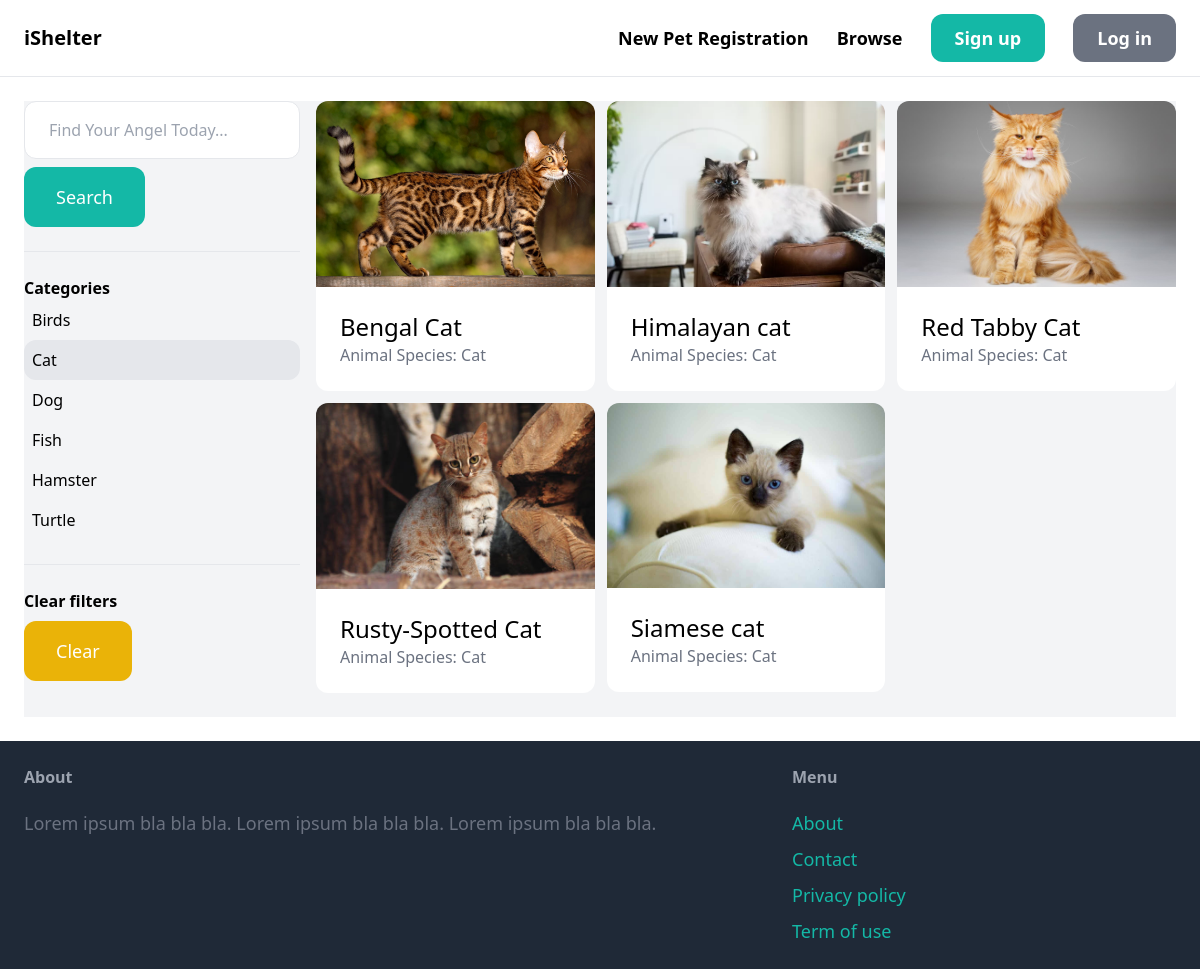
Page /items/?query=&category=2 on the committed database.
### item/models.py (models this page shows, shortened)
class Category(models.Model):
    name = models.CharField(max_length=255)
    class Meta:
            ordering = ('name',)
            verbose_name_plural = 'Categories'
    def __str__(self):
        return self.name

class Item(models.Model):
    category = models.ForeignKey(Category, related_name='items', on_delete=models.CASCADE)
    name = models.CharField(max_length=255)
    description = models.TextField(blank=True, null=True)
    image = models.ImageField(upload_to='item_images', blank=True, null=True)
    is_adopt = models.BooleanField(default=False)
    fostered_by = models.ForeignKey(User, related_name='items',null=True, on_delete=models.CASCADE)
    fostered_at = models.DateTimeField(auto_now_add=True)
    class Meta:
            ordering = ('name',)
            verbose_name_plural = 'Items'

### item/views.py (the view)
# urls.py: path('items/', include('item.urls')),
def items(request):
    query = request.GET.get('query', '')
    category_id = request.GET.get('category', 0)
    categories = Category.objects.all()
    items = Item.objects.filter(is_adopt=False)
    if category_id:
        items = items.filter(category_id=category_id)
    if query:
        items = items.filter(Q(name__icontains=query) | Q(description__icontains=query))
    return render(request, 'item/items.html', {
        'items': items,
        'query': query,
        'categories': categories,
        'category_id': int(category_id)
    })

### item/templates/item/items.html (shortened to what this page needs)
{% extends 'core/base.html' %}
{% block content %}
<div class="pb-6 grid grid-cols-4 gap-4 bg-gray-100">
    <div class="col-span-1">
        <form method="get" action="{% url 'item:items' %}">
            <input name="query" class="w-full py-4 px-6 border rounded-xl" type="text" value="{{ query }}" placeholder="Find Your Angel Today...">
            <button class="mt-2 py-4 px-8 text-lg bg-teal-500 text-white rounded-xl">Search</button>
        </form>
        <hr class="my-6">
        <p class="font-semibold">Categories</p>
        <ul>
            {% for category in categories %}
                <li class="py-2 px-2 rounded-xl{% if category.id == category_id %} bg-gray-200{% endif %}">
                    <a href="{% url 'item:items' %}?query={{ query }}&category={{ category.id }}">{{ category.name }}</a>
                </li>
            {% endfor %}
        </ul>
        <hr class="my-6">
        <p class="font-semibold">Clear filters</p>
        <ul>
            <li><a href="{% url 'item:items' %}" class="mt-2 py-4 px-8 inline-block bg-yellow-500 text-lg rounded-xl text-white">Clear</a>
    </div>
    <div class="col-span-3">
        <div class="grid grid-cols-3 gap-3">
            {% for item in items %}
                <div>
                    <a href="{% url 'item:detail' item.id %}">
                        <div>
                            <img src="{{ item.image.url }}" class="rounded-t-xl">
                        </div>
                        <div class="p-6 bg-white rounded-b-xl">
                            <h2 class="text-2xl">{{ item.name }}</h2>
                            <p class="text-gray-500">Animal Species: {{ item.category }}</p>
                        </div>
                    </a>
                </div>
            {% endfor %}
        </div>
    </div>
</div>
{% endblock %}

### rows in the picture
Category: name "Birds"
Category: name "Cat"
Category: name "Dog"
Category: name "Fish"
Category: name "Hamster"
Category: name "Turtle"
Item: image (picture), name "Bengal Cat", category "Cat"
Item: image (picture), name "Himalayan cat", category "Cat"
Item: image (picture), name "Red Tabby Cat", category "Cat"
Item: image (picture), name "Rusty-Spotted Cat", category "Cat"
Item: image (picture), name "Siamese cat", category "Cat"
